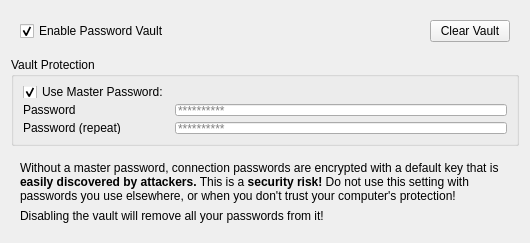
<?xml version="1.0" encoding="UTF-8"?>
<ui version="4.0">
 <class>KeyVaultWidget</class>
 <widget class="QWidget" name="KeyVaultWidget">
  <property name="geometry">
   <rect>
    <x>0</x>
    <y>0</y>
    <width>530</width>
    <height>237</height>
   </rect>
  </property>
  <layout class="QVBoxLayout" name="verticalLayout">
   <item>
    <widget class="QWidget" name="widget_2" native="true">
     <layout class="QHBoxLayout" name="horizontalLayout">
      <item>
       <widget class="QCheckBox" name="vaultEnableBox">
        <property name="text">
         <string>Enable Password Vault</string>
        </property>
        <property name="checked">
         <bool>true</bool>
        </property>
       </widget>
      </item>
      <item>
       <spacer name="horizontalSpacer">
        <property name="orientation">
         <enum>Qt::Horizontal</enum>
        </property>
        <property name="sizeHint" stdset="0">
         <size>
          <width>0</width>
          <height>0</height>
         </size>
        </property>
       </spacer>
      </item>
      <item>
       <widget class="QPushButton" name="clearButton">
        <property name="text">
         <string>Clear Vault</string>
        </property>
       </widget>
      </item>
     </layout>
    </widget>
   </item>
   <item>
    <widget class="QGroupBox" name="protGroupBox">
     <property name="title">
      <string>Vault Protection</string>
     </property>
     <layout class="QFormLayout" name="formLayout">
      <item row="0" column="0">
       <widget class="QCheckBox" name="pwEnableBox">
        <property name="text">
         <string>Use Master Password:</string>
        </property>
        <property name="checked">
         <bool>true</bool>
        </property>
       </widget>
      </item>
      <item row="1" column="0">
       <widget class="QLabel" name="label">
        <property name="text">
         <string>Password</string>
        </property>
       </widget>
      </item>
      <item row="1" column="1">
       <widget class="QLineEdit" name="pwEdit">
        <property name="echoMode">
         <enum>QLineEdit::Password</enum>
        </property>
        <property name="placeholderText">
         <string>**********</string>
        </property>
       </widget>
      </item>
      <item row="2" column="0">
       <widget class="QLabel" name="label_2">
        <property name="text">
         <string>Password (repeat)</string>
        </property>
       </widget>
      </item>
      <item row="2" column="1">
       <widget class="QLineEdit" name="pwRepeatEdit">
        <property name="echoMode">
         <enum>QLineEdit::Password</enum>
        </property>
        <property name="placeholderText">
         <string>**********</string>
        </property>
       </widget>
      </item>
     </layout>
    </widget>
   </item>
   <item>
    <widget class="QWidget" name="widget" native="true">
     <layout class="QVBoxLayout" name="verticalLayout_2">
      <item>
       <widget class="QLabel" name="noPwWarningLabel">
        <property name="text">
         <string>Without a master password, connection passwords are encrypted with a default key that is &lt;b&gt;easily discovered by attackers.&lt;/b&gt; This is a &lt;b&gt;security risk!&lt;/b&gt; Do not use this setting with passwords you use elsewhere, or when you don't trust your computer's protection!</string>
        </property>
        <property name="wordWrap">
         <bool>true</bool>
        </property>
       </widget>
      </item>
      <item>
       <widget class="QLabel" name="removePwWarningLabel">
        <property name="text">
         <string>Disabling the vault will remove all your passwords from it!</string>
        </property>
        <property name="wordWrap">
         <bool>true</bool>
        </property>
       </widget>
      </item>
     </layout>
    </widget>
   </item>
  </layout>
 </widget>
 <resources/>
 <connections/>
</ui>
